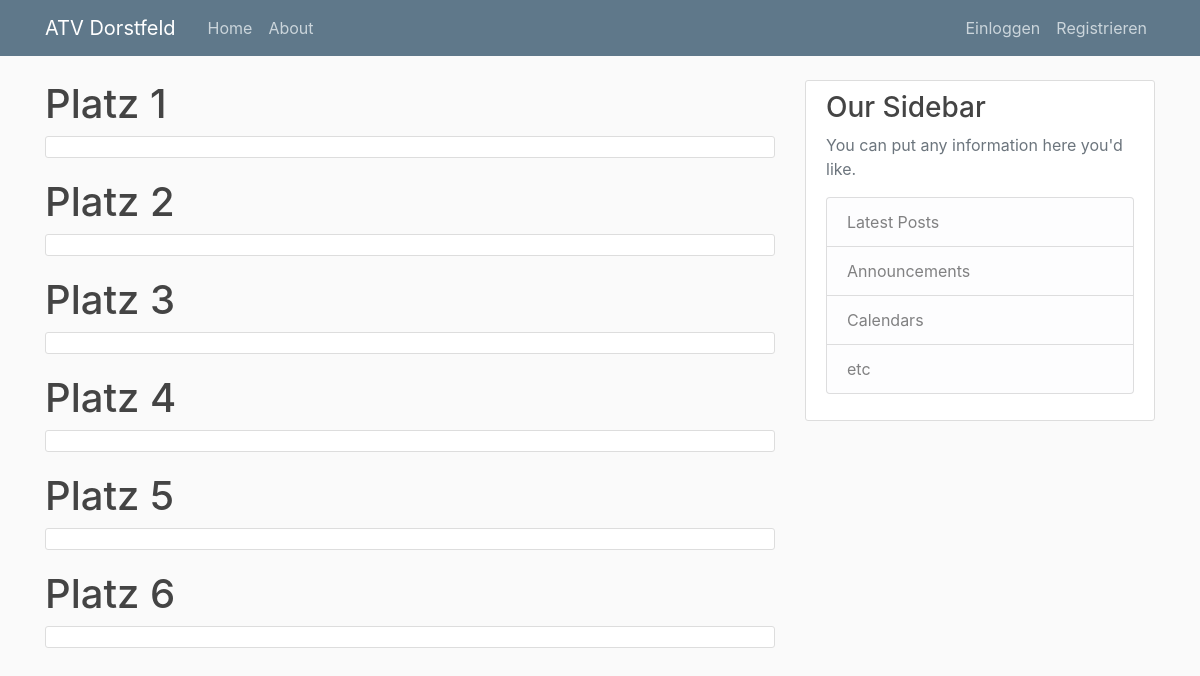
The app's page /, older data.
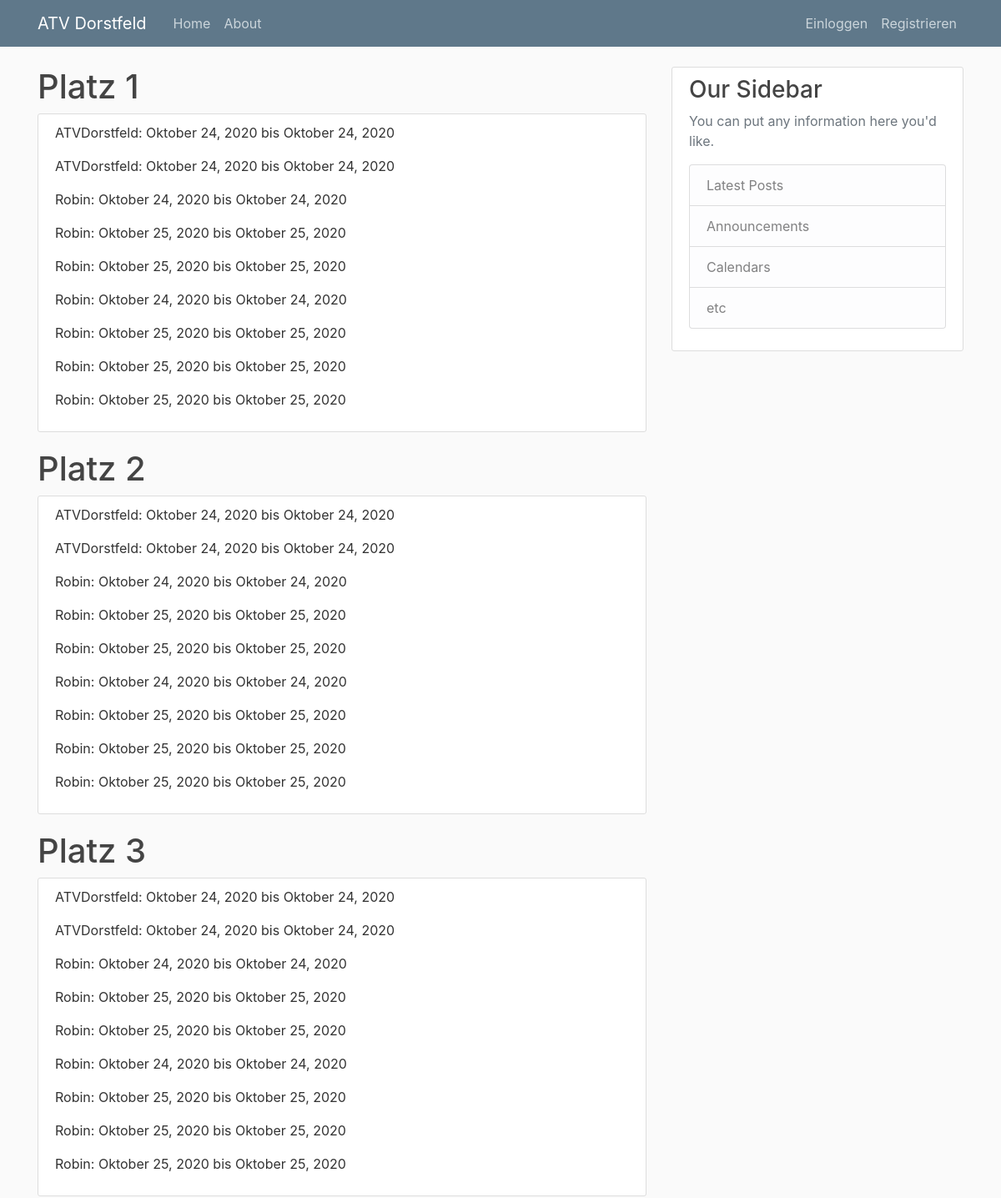
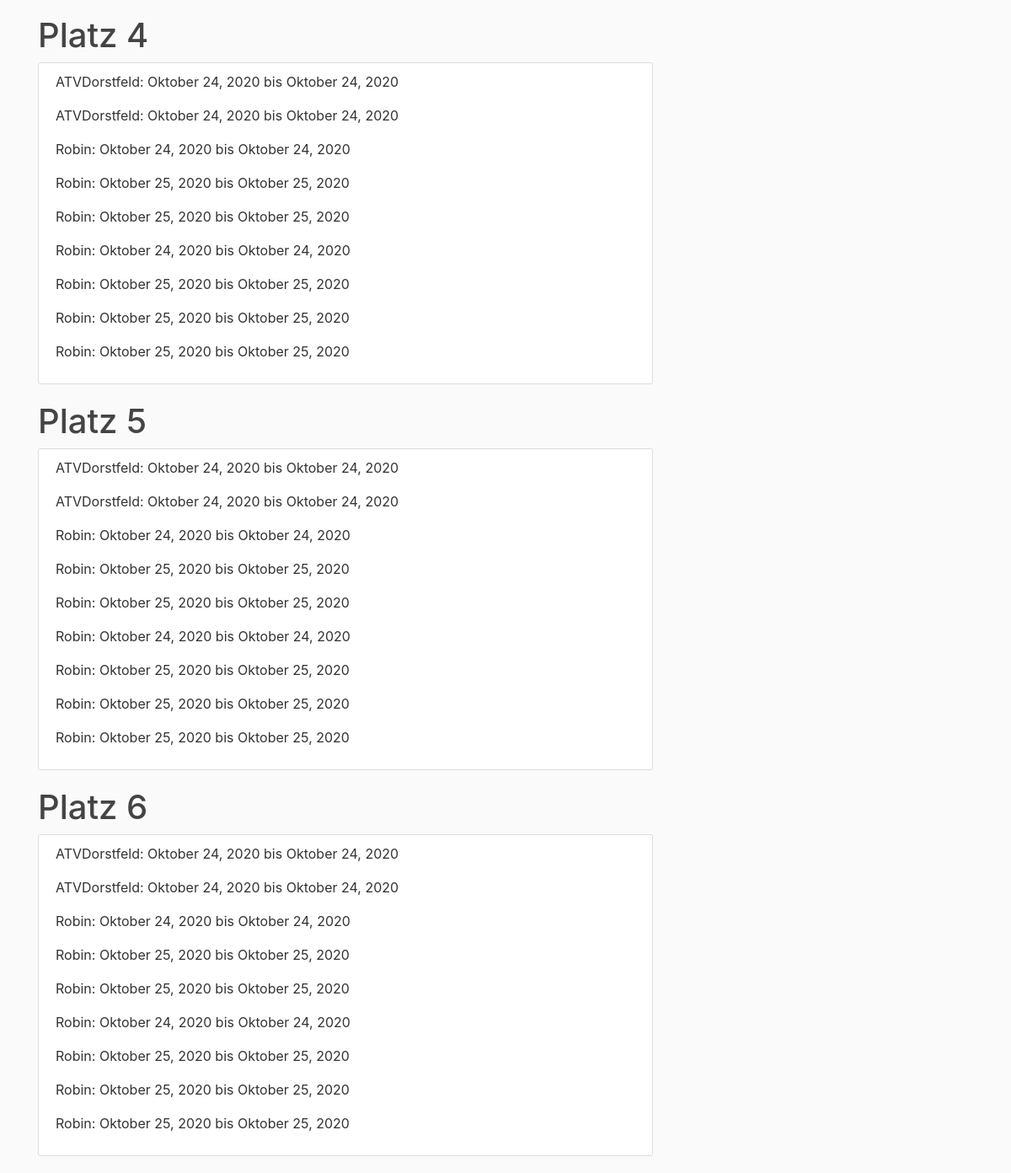
The same page, newer data (2 pictures, top to bottom).
### courts/model.py (models this page shows, shortened)
class Court(models.Model):
    title = models.CharField(max_length=100)
    used = models.BooleanField(default=False)
    double_field = models.BooleanField(default=True)
    full_hour = models.BooleanField(default=True)

class Reservation(models.Model):
    court = models.ForeignKey(Court, on_delete=models.CASCADE)
    author = models.ForeignKey(User, on_delete=models.CASCADE, null=True)
    start_datetime = models.DateTimeField()
    end_datetime = models.DateTimeField()
    player1 = models.ForeignKey(User, on_delete=models.CASCADE, related_name="player1", null=True, default=author)
    player2 = models.ForeignKey(User, on_delete=models.CASCADE, related_name="player2", null=True, blank=True)
    player3 = models.ForeignKey(User, on_delete=models.CASCADE, related_name="player3", null=True, blank=True)
    player4 = models.ForeignKey(User, on_delete=models.CASCADE, related_name="player4", null=True, blank=True)
    contact_details = models.TextField(blank=True)

### courts/views.py (the view)
# urls.py: path('', CourtsListView.as_view(), name='courts-home'),
class CourtsListView(ListView):
    model = Court
    template_name = 'courts/home.html'
    context_object_name = 'courts'
    def get_context_data(self, **kwargs):
        context = super(CourtsListView, self).get_context_data(**kwargs)
        context.update({
            'courts': Court.objects.all(),
            'reservations': Reservation.objects.all(),
        })
        return context

### courts/templates/courts/home.html (shortened to what this page needs)
{% extends "courts/base.html" %}
{% block content %}
{% for court in courts %}
<h1>{{ court.title }}</h1>
<article class="media content-section">
    <div class="media-body">
        {% for reservation in reservations %}
        <p class="article-content">{{ reservation.author }}: {{reservation.start_datetime|date:"F d, Y"}} bis {{reservation.end_datetime|date:"F d, Y"}}</p>
        {% endfor %}
    </div>
</article>
{% endfor %}
{% endblock content %}

### courts/templates/courts/base.html (shortened to what this page needs)
{% load static %}
<!DOCTYPE html>
<html lang="en">
<head>
    <link rel="stylesheet" href="https://maxcdn.bootstrapcdn.com/bootstrap/4.0.0/css/bootstrap.min.css"
>
    <link rel="stylesheet" type="text/css" href="{% static 'courts/main.css' %}">
</head>
<body>
<header class="site-header">
    <nav class="navbar navbar-expand-md navbar-dark bg-steel fixed-top">
        <div class="container">
            <a class="navbar-brand mr-4" href="{% url 'courts-home' %}">ATV Dorstfeld</a>
            <div class="collapse navbar-collapse" id="navbarToggle">
                <div class="navbar-nav mr-auto">
                    <a class="nav-item nav-link" href="{% url 'courts-home' %}">Home</a>
                    <a class="nav-item nav-link" href="#">About</a>
                </div>
                <div class="navbar-nav">
                    {% if user.is_authenticated %}
                    <a class="nav-item nav-link" href="{% url 'reservation-create' %}">Buchen</a>
                    <a class="nav-item nav-link" href="{% url 'select-court' %}">Platz Buchen</a>
                    <a class="nav-item nav-link" href="{% url 'reservations-own' %}">Meine Buchungen</a>
                    <a class="nav-item nav-link" href="{% url 'logout' %}">Ausloggen</a>
                    {% else %}
                    <a class="nav-item nav-link" href="{% url 'login' %}">Einloggen</a>
                    <a class="nav-item nav-link" href="{% url 'register' %}">Registrieren</a>
                    {% endif %}
                </div>
            </div>
        </div>
    </nav>
</header>
<main role="main" class="container">
    <div class="row">
        <div class="col-md-8">
            {% block content %}{% endblock %}
        </div>
        <div class="col-md-4">
            <div class="content-section">
                <h3>Our Sidebar</h3>
                <p class='text-muted'>You can put any information here you'd like.
                <ul class="list-group">
                    <li class="list-group-item list-group-item-light">Latest Posts</li>
                    <li class="list-group-item list-group-item-light">Announcements</li>
                    <li class="list-group-item list-group-item-light">Calendars</li>
                    <li class="list-group-item list-group-item-light">etc</li>
                </ul>
                </p>
            </div>
        </div>
    </div>
</main>
</body>
</html>

### courts/static/courts/main.css (style rules this page uses)
body { background: #fafafa; color: #333333; margin-top: 5rem; }
h1, h2, h3, h4, h5, h6 { color: #444444; }
ul { margin: 0; }
.bg-steel { background-color: #5f788a; }
.site-header .navbar-nav .nav-link { color: #cbd5db; }
.content-section { background: #ffffff; padding: 10px 20px; border: 1px solid #dddddd; border-radius: 3px; margin-bottom: 20px; }
.article-content { white-space: pre-line; }

Row changes from the older to the newer data that the page shows:
added Reservation: author "ATVDorstfeld", start_datetime "Oktober 24, 2020", end_datetime "Oktober 24, 2020"
added Reservation: author "ATVDorstfeld", start_datetime "Oktober 24, 2020", end_datetime "Oktober 24, 2020"
added Reservation: author "Robin", start_datetime "Oktober 24, 2020", end_datetime "Oktober 24, 2020"
added Reservation: author "Robin", start_datetime "Oktober 25, 2020", end_datetime "Oktober 25, 2020"
added Reservation: author "Robin", start_datetime "Oktober 25, 2020", end_datetime "Oktober 25, 2020"
added Reservation: author "Robin", start_datetime "Oktober 24, 2020", end_datetime "Oktober 24, 2020"
added Reservation: author "Robin", start_datetime "Oktober 25, 2020", end_datetime "Oktober 25, 2020"
added Reservation: author "Robin", start_datetime "Oktober 25, 2020", end_datetime "Oktober 25, 2020"
added Reservation: author "Robin", start_datetime "Oktober 25, 2020", end_datetime "Oktober 25, 2020"
